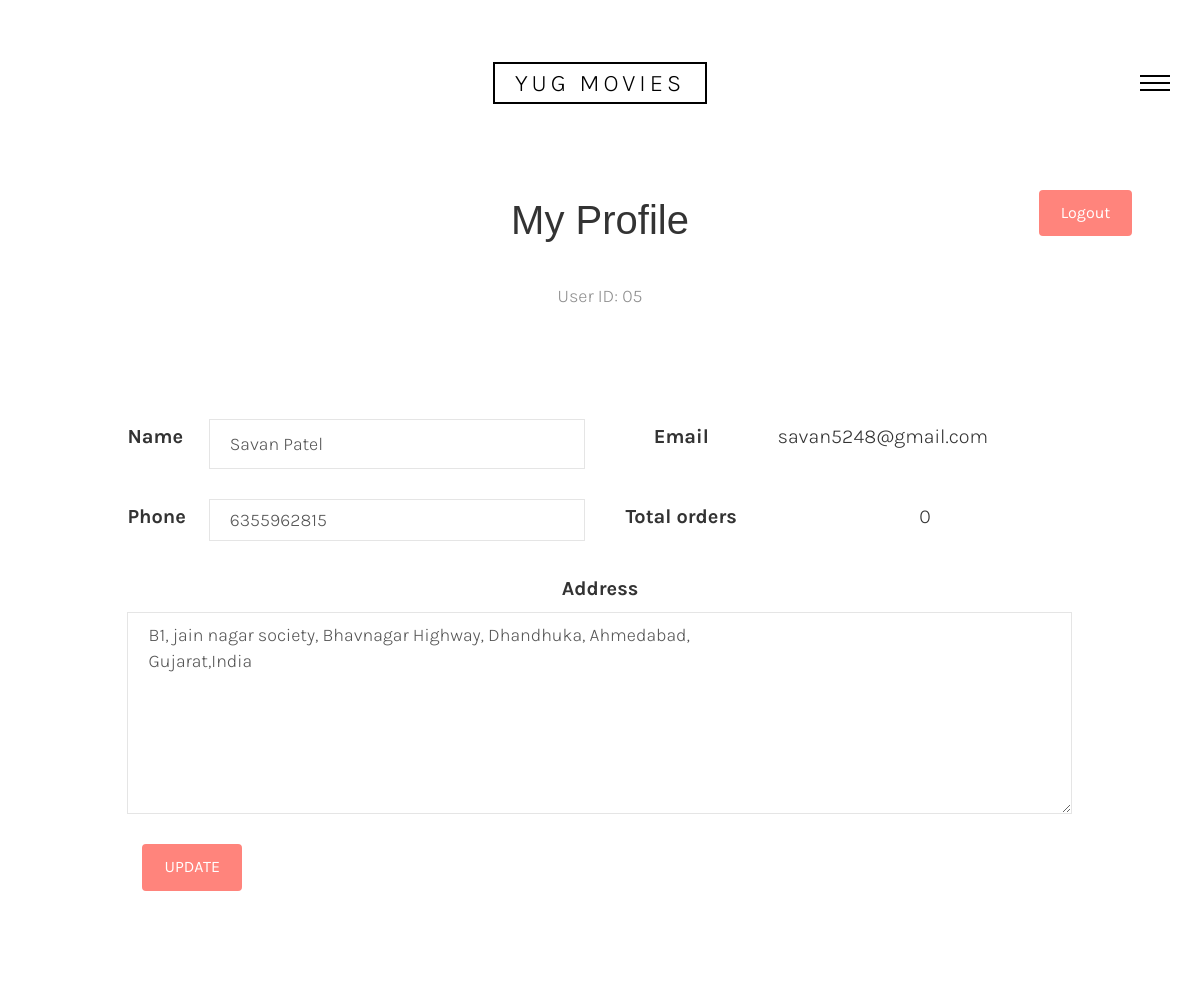
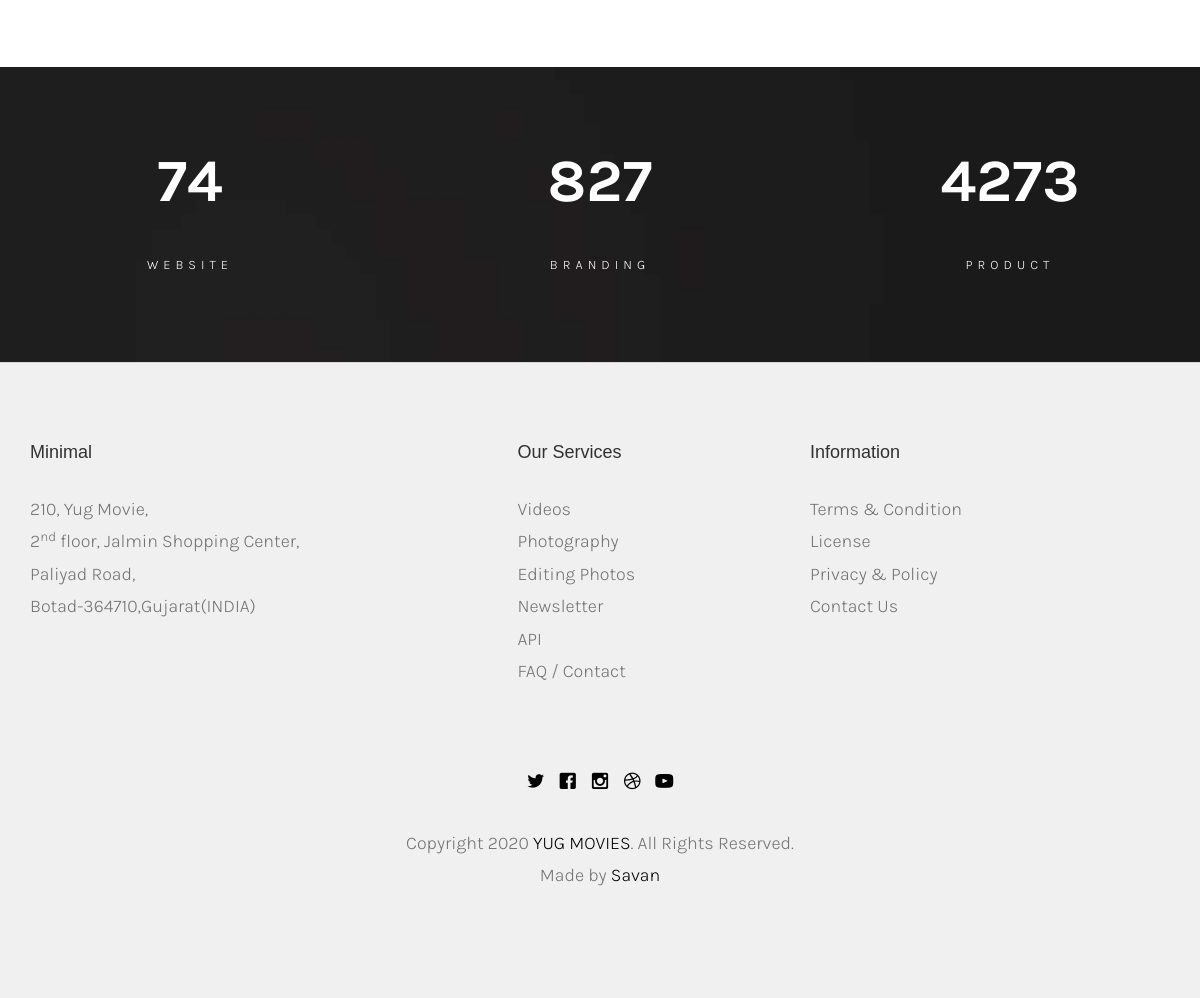
Screenshot of /user_profile.php (signed in) with the database file from the repository (2 pictures, top to bottom).
### tables this page shows
CREATE TABLE `users` (
  `sr_no` int(12) NOT NULL,
  `name` varchar(30) NOT NULL,
  `email` varchar(50) NOT NULL,
  `password` varchar(255) NOT NULL,
  `address` text,
  `no_of_orders` int(12) NOT NULL DEFAULT '0',
  `phone_no` varchar(12) DEFAULT NULL,
  `active` int(1) NOT NULL DEFAULT '1'
);

### user_profile.php (the view, shortened to what this page needs)
<!DOCTYPE html>
 <html class="no-js">
	<head>
	<link rel="stylesheet" href="css/animate.css">
	<link rel="stylesheet" href="css/icomoon.css">
	<link rel="stylesheet" href="css/bootstrap.css">
	<link rel="stylesheet" href="css/flexslider.css">
	<link rel="stylesheet" href="css/style.css">
	</head>
	<body>
	<?php include 'partials/header.php' ?>
	<?php if (isset($_SESSION['loggedin'])) {
	?>
        <?php
            $uid = $_SESSION['user_id'];
            $sql = "SELECT * FROM `users` WHERE sr_no = $uid ";
            $info = mysqli_query($conn,$sql);
            $row = mysqli_fetch_assoc($info);
        ?>
		<div id="fh5co-intro-section">
			<div class="container">
				<div class="row">
					<div class="col-md-8 col-md-offset-2 animate-box text-center">
						<h2 class="intro-heading">My Profile</h2>
						<p><span>User ID: 0<?php echo $row['sr_no'];?></span></p>
                    </div>
                    <div class="col-md-2">
							<center><a href="logout.php" class="btn btn-primary">Logout</a></center>
					</div>
				</div>
			</div>
        </div>
		<div id="fh5co-contact-section">
			<div class="container">
				<div class="row">
					<div class="col-md-10 col-md-push-1 animate-box">
						<div class="row">
							<form action="update_user.php" method="POST">
                            <div class="col-md-1">
								<center><label>Name</label></center>
							</div>
							<div class="col-md-5">
								<div class="form-group">
									<input type="text" name = "name" class="form-control" value="<?php echo htmlspecialchars($row['name']);?>" required>
								</div>
                            </div>
							<div class="col-md-2">
                            <center><label>Email</label></center>
                            </div>
                            <div class="col-md-4">
                            </center><?php echo htmlspecialchars($row['email']);?></center>
                            </div>
                        </div>
                        <div class="row">
                            <div class="col-md-1">
                            <center><label>Phone</label></center>
							</div>
							<div class="col-md-5">
								<div class="form-group">
									<input type="tel" name="phone"class="form-control" value="<?php echo $row['phone_no'] ?>">
								</div>
                            </div>
							<div class="col-md-2">
                            <center><label>Total orders</label></center>
                            </div>
                            <div class="col-md-4">
                            <center><?php echo $row['no_of_orders'] ?></center>
                            </div>
                        </div>
                        <div class="row">
							<div class="col-md-12">
                            <center><label>Address</label></center>
                            </div>
                            <div class="col-md-12">
								<div class="form-group">
									<textarea name="address" class="form-control" id="" cols="30" rows="7"><?php echo htmlspecialchars($row['address']) ?></textarea>
								</div>
                            </div>
                        </div>
							<div class="col-md-6">
								<div class="form-group">
									<input type="submit" name="submit" value="UPDATE" class="btn btn-primary">
								</div>
                            </div>
						</div>
					</div>
				</div>
			</div>
		</div>
		<div class="fh5co-counters" style="background-image: url(images/hero.jpg);" data-stellar-background-ratio="0.5" id="counter-animate">
			<div class="fh5co-narrow-content animate-box">
				<div class="row" >
					<div class="col-md-4 text-center">
						<span class="fh5co-counter js-counter" data-from="0" data-to="130" data-speed="5000" data-refresh-interval="50"></span>
						<span class="fh5co-counter-label">Website</span>
					</div>
					<div class="col-md-4 text-center">
						<span class="fh5co-counter js-counter" data-from="0" data-to="1450" data-speed="5000" data-refresh-interval="50"></span>
						<span class="fh5co-counter-label">Branding</span>
					</div>
					<div class="col-md-4 text-center">
						<span class="fh5co-counter js-counter" data-from="0" data-to="7497" data-speed="5000" data-refresh-interval="50"></span>
						<span class="fh5co-counter-label">Product</span>
					</div>
				</div>
			</div>
		</div>
		<footer>
			<div id="footer">
				<div class="container">
					<div class="row">
						<div class="col-md-4">
							<h3 class="section-title">Minimal</h3>
							<p>210, Yug Movie, <br>2<sup>nd</sup> floor, Jalmin Shopping Center,<br>Paliyad Road, <br>Botad-364710,Gujarat(INDIA)</p>
						</div>
						<div class="col-md-4 col-md-push-1">
							<h3 class="section-title">Our Services</h3>
							<ul>
								<li><a href="#">Videos</a></li>
								<li><a href="#">Photography</a></li>
								<li><a href="#">Editing Photos</a></li>
								<li><a href="#">Newsletter</a></li>
								<li><a href="#">API</a></li>
								<li><a href="#">FAQ / Contact</a></li>
							</ul>
						</div>
						<div class="col-md-4">
							<h3 class="section-title">Information</h3>
							<ul>
								<li><a href="#">Terms &amp; Condition</a></li>
								<li><a href="#">License</a></li>
								<li><a href="#">Privacy &amp; Policy</a></li>
								<li><a href="#">Contact Us</a></li>
							</ul>
						</div>
					</div>
					<div class="row copy-right">
						<div class="col-md-6 col-md-offset-3 text-center">
							<p class="fh5co-social-icon">
								<a href="#"><i class="icon-twitter2"></i></a>
								<a href="#"><i class="icon-facebook2"></i></a>
								<a href="#"><i class="icon-instagram"></i></a>
								<a href="#"><i class="icon-dribbble2"></i></a>
								<a href="#"><i class="icon-youtube"></i></a>
							</p>
							<p>Copyright 2020 <a href="#">YUG MOVIES</a>. All Rights Reserved. <br>Made by <a href="http://savanpatel.tk">Savan</a></p>
						</div>
					</div>
				</div>
            </div>
		</footer>
	</body>
</html>
	<?php }
	else {
		header("location: ../Yug movies");
	}
	?>

### partials/header.php (shortened to what this page needs)
<div id="fh5co-page">
	<header>
		<div class="container">
			<div class="fh5co-navbar-brand">
				<h1 class="text-center"><a class="fh5co-logo" href="/">YUG MOVIES</a></h1>
				<a href="#" class="js-fh5co-nav-toggle fh5co-nav-toggle"><i></i></a>
			</div>
		</div>
	</header>

### css/icomoon.css (style rules this page uses)
[class^="icon-"], [class*=" icon-"] { font-family: 'icomoon' !important; speak: none; font-style: normal; font-weight: normal; font-variant: normal; text-transform: none; line-height: 1; -webkit-font-smoothing: antialiased; -moz-osx-font-smoothing: grayscale; }
.icon-dribbble2:before { content: "\ea66"; }
.icon-facebook2:before { content: "\ea68"; }
.icon-instagram:before { content: "\ea70"; }
.icon-twitter2:before { content: "\ea7d"; }
.icon-youtube:before { content: "\ea81"; }

### rows the page displays
users: sr_no "5", name "Savan Patel", email "savan5248@gmail.com", phone "6355962815", no_of_orders "0", address "B1, jain nagar society, Bhavnagar Highway, Dhandhuka, Ahmedabad, Gujarat,India"
